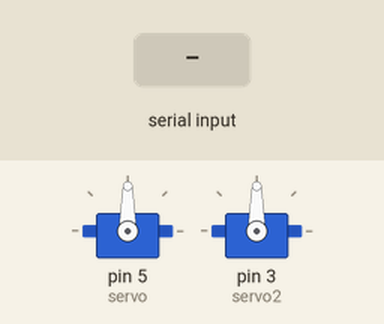
Recording of a sketch running on a simulated Arduino Uno, built with avr-gcc and run on an emulated ATmega328P. On the bench: 2 × servo. The test bench sets the inputs (shaded band).

Above: at 1.2 s.
1.3 s: "1" received over Serial
At 2.8 s:
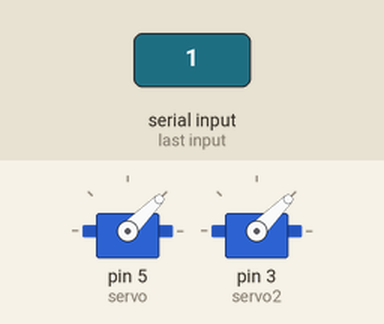
3.3 s: "0" received over Serial
At 4.4 s:
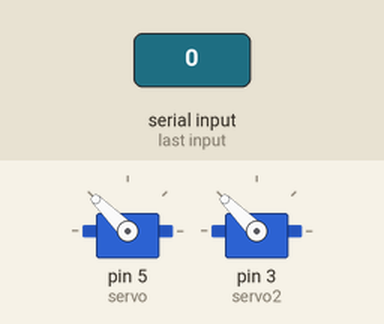
5.3 s: "1" received over Serial
At 5.7 s:
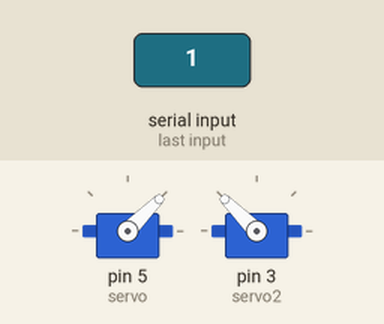
Timing chart, 0 to 8.3 s (numbered marks = the images above; inputs shaded):
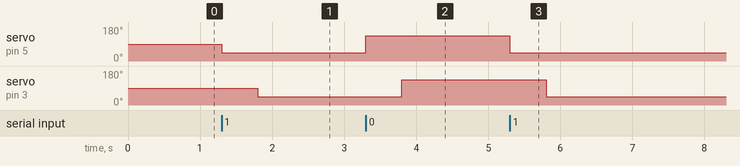

Measured:
- after the input at 1.3 s, servo on pin 5 (servo): 90° → 45° at once; servo on pin 3 (servo2): 90° → 45° after 0.50 s
- after the input at 3.3 s, servo on pin 5 (servo): 45° → 135° at once; servo on pin 3 (servo2): 45° → 135° after 0.50 s
- after the input at 5.3 s, servo on pin 5 (servo): 135° → 45° at once; servo on pin 3 (servo2): 135° → 45° after 0.50 s

The sketch:

arduino_prac.ino
```cpp
#include <Servo.h>


Servo servo;
Servo servo2;

int value = 0;
int value2 = 0;
int data;


void setup() {
  // put your setup code here, to run once:

  Serial.begin(9600);

  servo.attach(5);
  servo2.attach(3);


}

void loop() {
  // put your main code here, to run repeatedly:

  while(Serial.available()) {
    data = Serial.read();
  }

  if (data == '1'){
    value = 45;
    servo.write(value);
    delay(500);

    value2 = 45;
    servo2.write(value2);
    delay(500);

  }
  if (data== '0') {
    value = 135;
    servo.write(value);
    delay(500);

    value2 = 135;
    servo2.write(value2);
    delay(500);
  }


}
```
